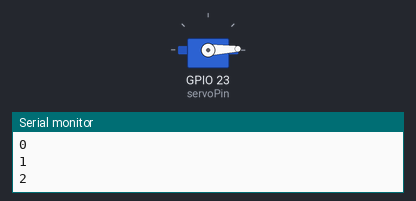
A sketch run on a simulated ESP32. On the bench: servo, the last lines printed to the serial monitor.

Above: at 0.05 s.
At 1.75 s:
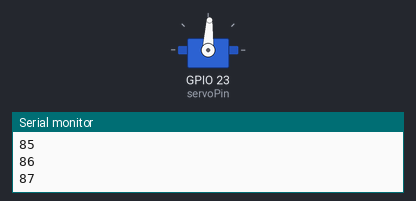
At 3.45 s:
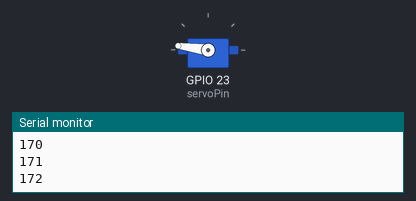
At 6.9 s:
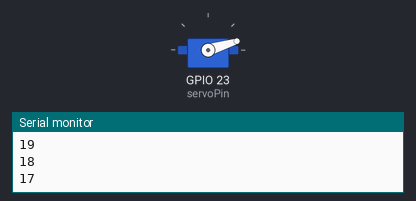
Timing chart, 0 to 9.4 s (numbered marks = the images above):
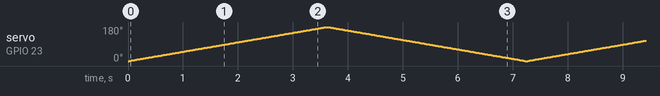

The sketch:

Servo.ino
```cpp
#include <ESP32_Servo.h>

static const int servoPin = 23;

Servo s;

void setup() {
    Serial.begin(115200);
    s.attach(servoPin);
}

void loop() {

  for(int posDegrees = 0; posDegrees <= 180; posDegrees++) {
    s.write(posDegrees);
    Serial.println(posDegrees);
    delay(20);
  }

  for(int posDegrees = 180; posDegrees >= 0; posDegrees--) {
    s.write(posDegrees);
    Serial.println(posDegrees);
    delay(20);
  }
}
```
